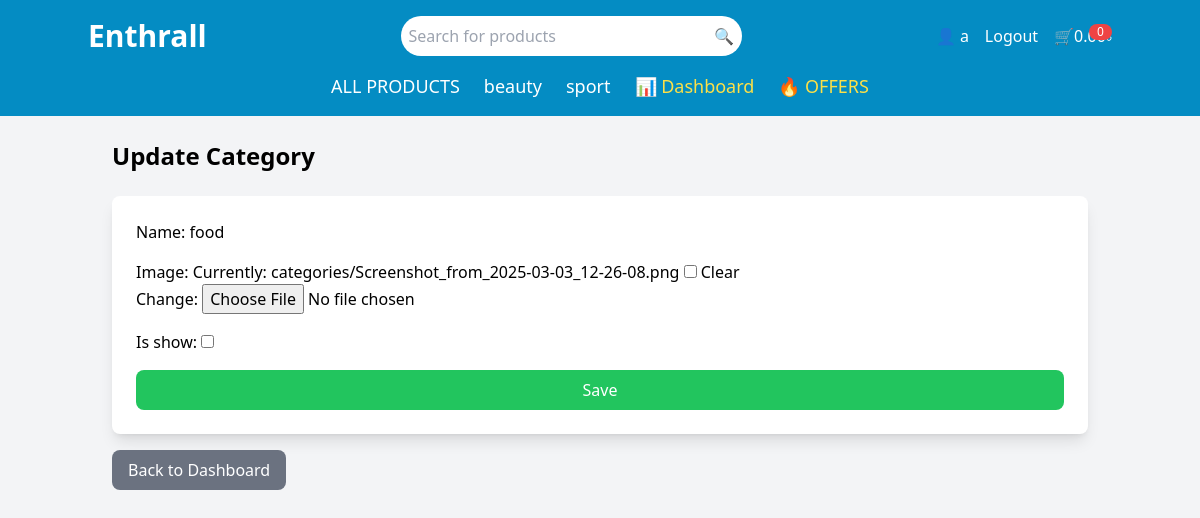
The page /category/update/1/ (signed in) on the database its author committed.
### accounts/models.py (models this page shows, shortened)
class User(AbstractBaseUser, PermissionsMixin):
    full_name = models.CharField(max_length=255, null=False, blank=False)
    email = models.EmailField(unique=True, null=False, blank=False)
    is_active = models.BooleanField(default=True)
    is_staff = models.BooleanField(default=False)
    is_superuser = models.BooleanField(default=False)
    objects = UserManager()
    USERNAME_FIELD = 'email'
    REQUIRED_FIELDS = ['full_name']

### shop/models.py (models this page shows, shortened)
class Category(models.Model):
    name = models.CharField(max_length=255, unique=True)
    image = models.ImageField(upload_to='categories/', blank=True, null=True)
    is_show = models.BooleanField(default=False)

### shop/views.py (the view)
# urls.py: path('category/update/<int:pk>/', views.update_category, name='update_category'),
@login_required
@user_passes_test(superuser_required)
def update_category(request, pk):
    category = get_object_or_404(Category, pk=pk)
    if request.method == "POST":
        form = CategoryForm(request.POST, request.FILES, instance=category)
        if form.is_valid():
            form.save()
            messages.success(request, "Category updated successfully!")
            return redirect('shop:dashboard')
    else:
        form = CategoryForm(instance=category)
    return render(request, 'shop/category_form.html', {'form': form, 'title': 'Update Category'})

### shop/forms.py
class CategoryForm(forms.ModelForm):
    class Meta:
        model = Category
        fields = ['name', 'image', 'is_show']

### shop/context_processors.py (called while the page is built)
def categories_processor(request):
    categories = Category.objects.filter(is_show=True)
    return {'categories': categories}

### shop/views.py (called while the page is built)
def superuser_required(user):
    return user.is_superuser

### templates/shop/category_form.html (shortened to what this page needs)
{% load static %}
<!DOCTYPE html>
<html lang="en">
<head>
    <script src="https://cdn.tailwindcss.com"></script>
</head>
<body class="bg-gray-100">
    {% include 'shop/header.html' %}
    <div class="container mx-auto p-6">
        <h2 class="text-2xl font-bold mb-6">{{ title }}</h2>
        <form method="post" enctype="multipart/form-data" class="bg-white p-6 rounded-lg shadow-lg">
            <div class="space-y-4">
                {{ form.as_p }}
            </div>
            <button type="submit" class="w-full px-4 py-2 mt-4 bg-green-500 text-white rounded-lg hover:bg-green-600 focus:outline-none focus:ring-2 focus:ring-green-300">
                Save
            </button>
        </form>
        <a href="{% url 'shop:dashboard' %}" class="mt-4 inline-block px-4 py-2 text-white bg-gray-500 rounded-lg hover:bg-gray-600 focus:outline-none focus:ring-2 focus:ring-gray-300">
            Back to Dashboard
        </a>
    </div>
</body>
</html>

### templates/shop/header.html (shortened to what this page needs)
{% load static %}
<header class="bg-blue-600 p-4 text-white" style="background-color: rgb(4, 140, 195);">
    <div class="container mx-auto flex justify-between items-center">
        <div class="text-3xl font-bold">
            <a href="">
                <span class="text-white">Enthrall</span>
            </a>
        </div>
        <div class="relative w-1/3">
            <input type="text" placeholder="Search for products"
                class="w-full p-2 rounded-full text-black border-none focus:outline-none">
            <button class="absolute right-2 top-2 text-gray-500">
                🔍
            </button>
        </div>
        <div class="flex items-center space-x-4">
            {% if request.user.is_authenticated %}
                <span>👤 {{ request.user.full_name }}</span>
                <a href="{% url 'accounts:logout' %}" class="hover:text-gray-300">Logout</a>
            {% else %}
                <a href="{% url 'accounts:login' %}" class="flex items-center space-x-2 hover:text-gray-300">
                    👤 <span>LOGIN / REGISTER</span>
                </a>
            {% endif %}
            <a href="" class="flex items-center space-x-2 relative">
                🛒 <span>0.00৳</span>
                <span class="absolute top-0 right-0 bg-red-500 text-white text-xs px-2 rounded-full">0</span>
            </a>
        </div>
    </div>
    <nav class="mt-4">
        <ul class="flex justify-center space-x-6 text-lg">
            <li><a href="{% url 'shop:product_list' %}" class="hover:underline">ALL PRODUCTS</a></li>
            {% for category in categories %}
                <li><a href="{% url 'shop:product_list' %}?category={{ category.name }}" class="hover:underline">{{ category.name }}</a></li>
            {% endfor %}
            {% if request.user.is_superuser %}
                <li><a href="{% url 'shop:dashboard' %}" class="text-yellow-300 hover:underline">📊 Dashboard</a></li>
            {% endif %}
            <li><a href="" class="text-yellow-300 hover:underline">🔥 OFFERS</a></li>
        </ul>
    </nav>
</header>

### rows shown on the page
User: user.full_name "a"
Category: name "beauty"
Category: name "sport"
Category: name "food"

### other values the page prints
{{ title }} "Update Category"
